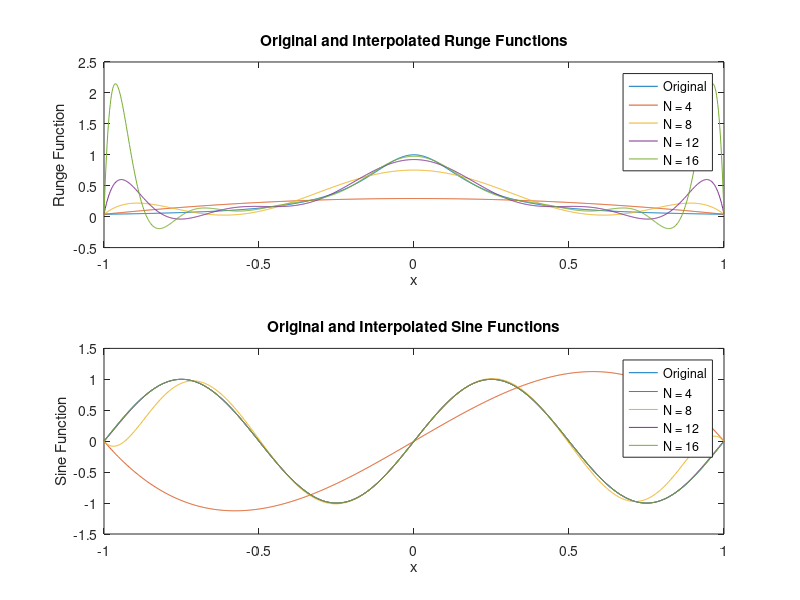

This chart was generated by the following MATLAB code:
function [V, original_Runge, original_sine, interpolated_Runge, interpolated_sine] = zadanie1()
    N = 4:4:16;
    x_fine = linspace(-1, 1, 1000);
    original_Runge = zeros(1, 1000);
    for i = 1:1000
        original_Runge(:, i) = 1 / (1 + 25 * x_fine(i)^2);
    end

    subplot(2,1,1);
    plot(x_fine, original_Runge);
    xlabel('x');
    ylabel('Runge Function');
    title('Original and Interpolated Runge Functions');
    hold on;
    for i = 1:length(N)
        V{i} = vandermonde_matrix(N(i));
        interpolation_nodes = linspace(-1, 1, N(i));
        Runge = 1 ./ (1 + 25 * interpolation_nodes.^2);
        c_runge = V{i} \ Runge';
        interpolated_Runge{i} = polyval(flipud(c_runge), x_fine);
        plot(x_fine, interpolated_Runge{i});
        hold on;
    end
    legend('Original', 'N = 4', 'N = 8', 'N = 12', 'N = 16');
    hold off

    original_sine = sin(2 * pi * x_fine);
    subplot(2,1,2);
    plot(x_fine, original_sine);
    xlabel('x');
    ylabel('Sine Function');
    title('Original and Interpolated Sine Functions');
    hold on;
    for i = 1:length(N)
        interpolation_nodes = linspace(-1, 1, N(i));
        sine = sin(2 * pi * interpolation_nodes);
        c_runge = V{i} \ sine';
        interpolated_sine{i} = polyval(flipud(c_runge), x_fine);
        plot(x_fine, interpolated_sine{i});
        hold on;
    end
    legend('Original', 'N = 4', 'N = 8', 'N = 12', 'N = 16');
    hold off

    print -dpng zadanie1.png 

end

function V = vandermonde_matrix(N)
    x_coarse = linspace(-1,1,N);
    V = zeros(N);
    for i = 1:N
        V(:,i) = x_coarse.^(i-1);
    end
end
